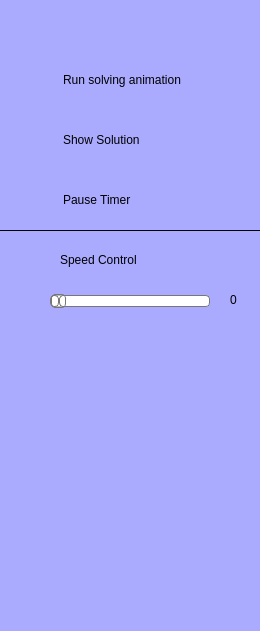
   <widget class="QFrame" name="frame_left_menu">
    <property name="geometry">
     <rect>
      <x>0</x>
      <y>0</y>
      <width>260</width>
      <height>631</height>
     </rect>
    </property>
    <property name="sizePolicy">
     <sizepolicy hsizetype="Preferred" vsizetype="Preferred">
      <horstretch>0</horstretch>
      <verstretch>0</verstretch>
     </sizepolicy>
    </property>
    <property name="minimumSize">
     <size>
      <width>50</width>
      <height>241</height>
     </size>
    </property>
    <property name="maximumSize">
     <size>
      <width>260</width>
      <height>16777215</height>
     </size>
    </property>
    <property name="layoutDirection">
     <enum>Qt::LeftToRight</enum>
    </property>
    <property name="styleSheet">
     <string notr="true">background-color: rgb(170, 170, 255);</string>
    </property>
    <property name="frameShape">
     <enum>QFrame::NoFrame</enum>
    </property>
    <property name="frameShadow">
     <enum>QFrame::Raised</enum>
    </property>
    <layout class="QVBoxLayout" name="verticalLayout_5">
     <property name="spacing">
      <number>1</number>
     </property>
     <property name="leftMargin">
      <number>0</number>
     </property>
     <property name="topMargin">
      <number>0</number>
     </property>
     <property name="rightMargin">
      <number>0</number>
     </property>
     <property name="bottomMargin">
      <number>0</number>
     </property>
     <item alignment="Qt::AlignTop">
      <widget class="QFrame" name="frame_menus">
       <property name="styleSheet">
        <string notr="true"/>
       </property>
       <property name="frameShape">
        <enum>QFrame::NoFrame</enum>
       </property>
       <property name="frameShadow">
        <enum>QFrame::Raised</enum>
       </property>
       <layout class="QVBoxLayout" name="layout_menus">
        <property name="spacing">
         <number>0</number>
        </property>
        <property name="leftMargin">
         <number>0</number>
        </property>
        <property name="topMargin">
         <number>0</number>
        </property>
        <property name="rightMargin">
         <number>0</number>
        </property>
        <property name="bottomMargin">
         <number>0</number>
        </property>
        <item>
         <widget class="QPushButton" name="btn_toggle_menu">
          <property name="sizePolicy">
           <sizepolicy hsizetype="Expanding" vsizetype="Expanding">
            <horstretch>0</horstretch>
            <verstretch>0</verstretch>
           </sizepolicy>
          </property>
          <property name="minimumSize">
           <size>
            <width>50</width>
            <height>50</height>
           </size>
          </property>
          <property name="maximumSize">
           <size>
            <width>50</width>
            <height>16777215</height>
           </size>
          </property>
          <property name="styleSheet">
           <string notr="true">QPushButton {
	
	background-color: rgb(170, 170, 255);
	background-image: url(icons/24x24/cil-menu.png);
	background-position: center;
	background-repeat: no-reperat;
	border: none;
}
QPushButton:hover {
	background-color: rgb(132, 132, 198);
}
QPushButton:pressed {	
	background-color: rgb(132, 132, 198);
}</string>
          </property>
          <property name="text">
           <string/>
          </property>
         </widget>
        </item>
        <item>
         <widget class="QPushButton" name="solve_animation">
          <property name="sizePolicy">
           <sizepolicy hsizetype="Expanding" vsizetype="Fixed">
            <horstretch>0</horstretch>
            <verstretch>0</verstretch>
           </sizepolicy>
          </property>
          <property name="minimumSize">
           <size>
            <width>0</width>
            <height>60</height>
           </size>
          </property>
          <property name="font">
           <font>
            <family>Segoe UI</family>
           </font>
          </property>
          <property name="layoutDirection">
           <enum>Qt::LeftToRight</enum>
          </property>
          <property name="styleSheet">
           <string notr="true">QPushButton {	
	background-image: url(icons/24x24/cil-media-play.png);
	background-position: left center;
    background-repeat: no-repeat;
	border: none;
	border-left: 18px solid rgb(170, 170, 255);
	border-right: 5px solid rgb(170, 170, 255);
	background-color: rgb(170, 170, 255);
	text-align: left;
	padding-left: 45px;
}
QPushButton:hover {
	background-color: rgb(124, 124, 186);
	border-left: 18px solid rgb(124, 124, 186);
}
QPushButton:pressed {	
	background-color: rgb(85, 170, 255);
	border-left: 18px solid rgb(85, 170, 255);
}</string>
          </property>
          <property name="text">
           <string>Run solving animation</string>
          </property>
         </widget>
        </item>
        <item>
         <widget class="QPushButton" name="auto_solve">
          <property name="sizePolicy">
           <sizepolicy hsizetype="Expanding" vsizetype="Fixed">
            <horstretch>0</horstretch>
            <verstretch>0</verstretch>
           </sizepolicy>
          </property>
          <property name="minimumSize">
           <size>
            <width>0</width>
            <height>60</height>
           </size>
          </property>
          <property name="font">
           <font>
            <family>Segoe UI</family>
           </font>
          </property>
          <property name="layoutDirection">
           <enum>Qt::LeftToRight</enum>
          </property>
          <property name="styleSheet">
           <string notr="true">QPushButton {	
	background-image: url(icons/24x24/cil-check.png);
	background-position: left center;
    background-repeat: no-repeat;
	border: none;
	border-left: 18px solid rgb(170, 170, 255);
	border-right: 5px solid rgb(170, 170, 255);
	background-color: rgb(170, 170, 255);
	text-align: left;
	padding-left: 45px;
}
QPushButton:hover {
	background-color: rgb(124, 124, 186);
	border-left: 18px solid rgb(124, 124, 186);
}
QPushButton:pressed {	
	background-color: rgb(85, 170, 255);
	border-left: 18px solid rgb(85, 170, 255);
}</string>
          </property>
          <property name="text">
           <string>Show Solution</string>
          </property>
         </widget>
        </item>
        <item>
         <widget class="QPushButton" name="pause_run_timer">
          <property name="sizePolicy">
           <sizepolicy hsizetype="Expanding" vsizetype="Fixed">
            <horstretch>0</horstretch>
            <verstretch>0</verstretch>
           </sizepolicy>
          </property>
          <property name="minimumSize">
           <size>
            <width>0</width>
            <height>60</height>
           </size>
          </property>
          <property name="font">
           <font>
            <family>Segoe UI</family>
           </font>
          </property>
          <property name="layoutDirection">
           <enum>Qt::LeftToRight</enum>
          </property>
          <property name="styleSheet">
           <string notr="true">QPushButton {	
	background-image: url(icons/24x24/cil-watch);
	background-position: left center;
    background-repeat: no-repeat;
	border: none;
	border-left: 18px solid rgb(170, 170, 255);
	border-right: 5px solid rgb(170, 170, 255);
	background-color: rgb(170, 170, 255);
	text-align: left;
	padding-left: 45px;
}
QPushButton:hover {
	background-color: rgb(124, 124, 186);
	border-left: 18px solid rgb(124, 124, 186);
}
QPushButton:pressed {	
	background-color: rgb(85, 170, 255);
	border-left: 18px solid rgb(85, 170, 255);
}</string>
          </property>
          <property name="text">
           <string>Pause Timer</string>
          </property>
         </widget>
        </item>
        <item>
         <widget class="QFrame" name="speed_control_header">
          <property name="minimumSize">
           <size>
            <width>0</width>
            <height>60</height>
           </size>
          </property>
          <property name="styleSheet">
           <string notr="true">QFrame{
background-image: url(icons/24x24/cil-speedometer.png);
background-position: left center;
background-repeat: no-repeat;
border: none;
border-left: 18px solid rgb(170, 170, 255);
border-top: 1px solid black;
background-color: rgb(170, 170, 255);
text-align: left;
}</string>
          </property>
          <property name="frameShape">
           <enum>QFrame::StyledPanel</enum>
          </property>
          <property name="frameShadow">
           <enum>QFrame::Raised</enum>
          </property>
          <widget class="QLabel" name="speed_label">
           <property name="geometry">
            <rect>
             <x>60</x>
             <y>20</y>
             <width>111</width>
             <height>20</height>
            </rect>
           </property>
           <property name="styleSheet">
            <string notr="true">border: none;
background: none;
margin: 0;</string>
           </property>
           <property name="text">
            <string>Speed Control</string>
           </property>
          </widget>
         </widget>
        </item>
        <item>
         <widget class="QFrame" name="speed_control_frame">
          <property name="minimumSize">
           <size>
            <width>0</width>
            <height>25</height>
           </size>
          </property>
          <property name="styleSheet">
           <string notr="true">QFrame{
border: none;
background-color: rgb(170, 170, 255);
text-align: left;
}</string>
          </property>
          <property name="frameShape">
           <enum>QFrame::StyledPanel</enum>
          </property>
          <property name="frameShadow">
           <enum>QFrame::Raised</enum>
          </property>
          <widget class="QSlider" name="speed_slider">
           <property name="geometry">
            <rect>
             <x>50</x>
             <y>0</y>
             <width>160</width>
             <height>22</height>
            </rect>
           </property>
           <property name="styleSheet">
            <string notr="true">QSlider::groove:horizontal {
border: 1px solid #bbb;
background: white;
height: 10px;
border-radius: 4px;
}

QSlider::sub-page:horizontal {
background: qlineargradient(x1: 0, y1: 0,    x2: 0, y2: 1,
    stop: 0 #66e, stop: 1 #bbf);
background: qlineargradient(x1: 0, y1: 0.2, x2: 1, y2: 1,
    stop: 0 #bbf, stop: 1 #55f);
border: 1px solid #777;
height: 10px;
border-radius: 4px;
}

QSlider::add-page:horizontal {
background: #fff;
border: 1px solid #777;
height: 10px;
border-radius: 4px;
}

QSlider::handle:horizontal {
background: qlineargradient(x1:0, y1:0, x2:1, y2:1,
    stop:0 #eee, stop:1 #ccc);
border: 1px solid #777;
width: 13px;
margin-top: -2px;
margin-bottom: -2px;
border-radius: 4px;
}

QSlider::handle:horizontal:hover {
background: qlineargradient(x1:0, y1:0, x2:1, y2:1,
    stop:0 #fff, stop:1 #ddd);
border: 1px solid #444;
border-radius: 4px;
}

QSlider::sub-page:horizontal:disabled {
background: #bbb;
border-color: #999;
}

QSlider::add-page:horizontal:disabled {
background: #eee;
border-color: #999;
}

QSlider::handle:horizontal:disabled {
background: #eee;
border: 1px solid #aaa;
border-radius: 4px;
}</string>
           </property>
           <property name="maximum">
            <number>100</number>
           </property>
           <property name="orientation">
            <enum>Qt::Horizontal</enum>
           </property>
           <property name="tickPosition">
            <enum>QSlider::TicksAbove</enum>
           </property>
           <property name="tickInterval">
            <number>10</number>
           </property>
          </widget>
          <widget class="QLabel" name="speed_value">
           <property name="geometry">
            <rect>
             <x>230</x>
             <y>2</y>
             <width>21</width>
             <height>16</height>
            </rect>
           </property>
           <property name="text">
            <string>0</string>
           </property>
          </widget>
         </widget>
        </item>
       </layout>
      </widget>
     </item>
    </layout>
   </widget>
